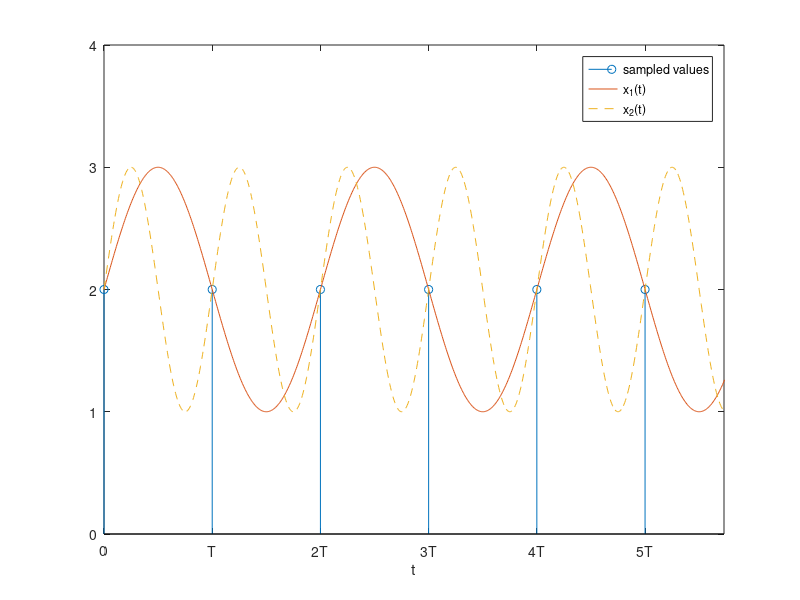
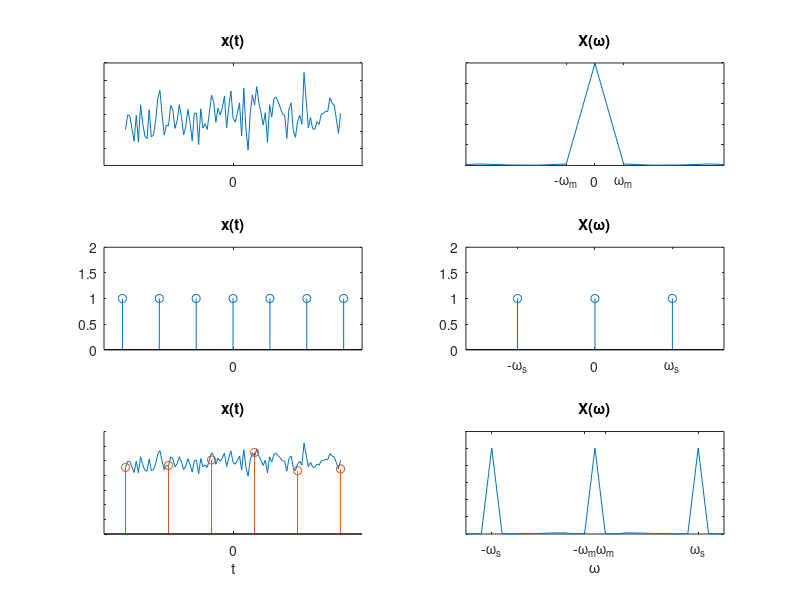

The MATLAB source for these figures, in order:
%% ECE512 lecture 3

clear all; clc;


%% sample 1
figure(1);clf;
x=0:.01:3*pi;
y1=sin(2*x)+2;
y2=sin(4*x)+2;
stem([0 pi/2 pi 3*pi/2 2*pi 5*pi/2],[2 2 2 2 2 2])
hold on
plot(x,y1,'-',x,y2,'--')
ylim([0 4])
xlim([0 9])
set(gca, 'XTick', [0 pi/2 pi 3*pi/2 2*pi 5*pi/2],'XTickLabel',{'0'; 'T'; '2T' ;'3T'; '4T'; '5T'})
xlabel('t')
legend('sampled values','x_1(t)','x_2(t)')

%% fft 1
figure(2); clf;
x1=-5:.1:5;
y1=awgn(ones(1, length(x1)), 20);
subplot(3,2,1)
plot(x1,y1)
fftx1=fft(y1);
magx1=fftshift(abs(fftx1))
title('x(t)')
set(gca, 'YTickLabel',{})
set(gca, 'XTick', [0 ],'XTickLabel',{'0'})
subplot(3,2,2)
plot(linspace(-10,10,length(magx1)),magx1)
xlim([-.9 .9])
set(gca, 'XTick', [-.2 0 .2],'XTickLabel',{'-\omega_m', '0', '\omega_m'})
set(gca, 'YTickLabel',{})
title('X(\omega)')

x2=-5:5;
y2=ones(1, length(x2));
subplot(3,2,3)
stem(x2,y2)
fftx2=fft(y2);
magx2=fftshift(abs(fftx2))
title('x(t)')
ylim([0 2])
xlim([-3.5 3.5])
set(gca, 'XTick', [0 ],'XTickLabel',{'0'})

subplot(3,2,4)
x3=-6:3:6;
y3=ones(1, length(x3));
stem(x3,y3)
xlim([-5 5])
set(gca, 'XTick', [-3 0 3],'XTickLabel',{'-\omega_s', '0', '\omega_s'})
% set(gca, 'YTickLabel',{})
ylim([0 2])
title('X(\omega)')

% x1=-5:.1:5;
% y1=awgn(ones(1, length(x1)), 10);
x1sample=linspace(-5,5,6);

y1sample=[y1(1) y1(20) y1(40) y1(60) y1(80) y1(100)];
subplot(3,2,5)

hold on
plot(x1,y1)
stem(x1sample, y1sample)
fftx1=fft(y1);
magx1=[0.269988016701518,0.158216120871190,1.87283489215076,1.10973425600810,0.374549873310637,0.963911702279940,0.766108454063297,0.141041347739805,0.650161335487000,0.795412910467717,1.12174681010299,0.225436408904242,0.314509322547159,1.28680607742369,0.887701425250347,0.772949026092142,0.819453308538479,1.18270073108834,1.81061408440612,0.565763200524473,0.421160690716082,0.823801040153088,0.424404319094880,0.534693875919970,0.835109559368012,0.523441384461972,0.424189821437213,0.864925416159054,0.0697853438243827,0.726233138217219,100.739991322854,0.726233138217219,0.0697853438243827,0.894357254409702,0.585182071455234,1.55080172985960,0.539537422548252,0.524356958520812,0.0697853438243827,0.726233138217219,100.739991322854,0.726233138217219,0.0697853438243827,0.655815965011684,0.394628923477207,0.851571269610748,1.18839681796707,1.31847820332786,0.0697853438243827,0.726233138217219,100.739991322854,0.726233138217219,0.0697853438243827,1.31847820332786,1.18839681796707,0.851571269610748,0.394628923477207,0.655815965011684,0.0697853438243827,0.726233138217219,100.739991322854,0.726233138217219,0.0697853438243827,0.524356958520812,0.539537422548252,1.55080172985960,0.585182071455234,0.894357254409702,0.0697853438243827,0.726233138217219,100.739991322854,0.726233138217219,0.0697853438243827,0.864925416159054,0.424189821437213,0.523441384461972,0.835109559368012,0.534693875919970,0.424404319094880,0.823801040153088,0.421160690716082,0.565763200524473,1.81061408440612,1.18270073108834,0.819453308538479,0.772949026092142,0.887701425250347,1.28680607742369,0.314509322547159,0.225436408904242,1.12174681010299,0.795412910467717,0.650161335487000,0.141041347739805,0.766108454063297,0.963911702279940,0.374549873310637,1.10973425600810,1.87283489215076,0.158216120871190,0.269988016701518];
title('x(t)')
xlabel('t')
set(gca, 'YTickLabel',{})
set(gca, 'XTick', [0 ],'XTickLabel',{'0'})
subplot(3,2,6)
plot(linspace(-10,10,length(magx1)),magx1)
xlim([-2.5 2.5])
set(gca, 'XTick', [-2 -.2  .2 2],'XTickLabel',{'-\omega_s',  '-\omega_m', '\omega_m',  '\omega_s'})
set(gca, 'YTickLabel',{})
title('X(\omega)')
xlabel('\omega')

